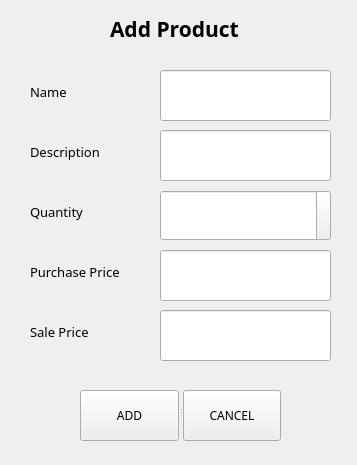
<?xml version="1.0" encoding="UTF-8"?>
<ui version="4.0">
 <class>ProductAddScreen</class>
 <widget class="QWidget" name="ProductAddScreen">
  <property name="geometry">
   <rect>
    <x>0</x>
    <y>0</y>
    <width>357</width>
    <height>465</height>
   </rect>
  </property>
  <property name="windowTitle">
   <string>Product Add</string>
  </property>
  <widget class="QLabel" name="label">
   <property name="geometry">
    <rect>
     <x>110</x>
     <y>10</y>
     <width>132</width>
     <height>37</height>
    </rect>
   </property>
   <property name="font">
    <font>
     <family>Poppins</family>
     <pointsize>16</pointsize>
     <weight>75</weight>
     <bold>true</bold>
    </font>
   </property>
   <property name="text">
    <string>Add Product</string>
   </property>
  </widget>
  <widget class="QLabel" name="label_2">
   <property name="geometry">
    <rect>
     <x>30</x>
     <y>80</y>
     <width>39</width>
     <height>23</height>
    </rect>
   </property>
   <property name="font">
    <font>
     <family>Poppins</family>
     <pointsize>10</pointsize>
    </font>
   </property>
   <property name="text">
    <string>Name</string>
   </property>
  </widget>
  <widget class="QLabel" name="label_3">
   <property name="geometry">
    <rect>
     <x>30</x>
     <y>140</y>
     <width>73</width>
     <height>23</height>
    </rect>
   </property>
   <property name="font">
    <font>
     <family>Poppins</family>
     <pointsize>10</pointsize>
    </font>
   </property>
   <property name="text">
    <string>Description</string>
   </property>
  </widget>
  <widget class="QLabel" name="label_4">
   <property name="geometry">
    <rect>
     <x>30</x>
     <y>200</y>
     <width>55</width>
     <height>23</height>
    </rect>
   </property>
   <property name="font">
    <font>
     <family>Poppins</family>
     <pointsize>10</pointsize>
    </font>
   </property>
   <property name="text">
    <string>Quantity</string>
   </property>
  </widget>
  <widget class="QLabel" name="label_5">
   <property name="geometry">
    <rect>
     <x>30</x>
     <y>260</y>
     <width>96</width>
     <height>23</height>
    </rect>
   </property>
   <property name="font">
    <font>
     <family>Poppins</family>
     <pointsize>10</pointsize>
    </font>
   </property>
   <property name="text">
    <string>Purchase Price</string>
   </property>
  </widget>
  <widget class="QLabel" name="label_6">
   <property name="geometry">
    <rect>
     <x>30</x>
     <y>320</y>
     <width>63</width>
     <height>23</height>
    </rect>
   </property>
   <property name="font">
    <font>
     <family>Poppins</family>
     <pointsize>10</pointsize>
    </font>
   </property>
   <property name="text">
    <string>Sale Price</string>
   </property>
  </widget>
  <widget class="QLineEdit" name="lineEdit">
   <property name="geometry">
    <rect>
     <x>160</x>
     <y>70</y>
     <width>171</width>
     <height>51</height>
    </rect>
   </property>
   <property name="font">
    <font>
     <family>Poppins</family>
     <pointsize>11</pointsize>
    </font>
   </property>
   <property name="cursor">
    <cursorShape>ArrowCursor</cursorShape>
   </property>
  </widget>
  <widget class="QLineEdit" name="lineEdit_2">
   <property name="geometry">
    <rect>
     <x>160</x>
     <y>130</y>
     <width>171</width>
     <height>51</height>
    </rect>
   </property>
   <property name="font">
    <font>
     <family>Poppins</family>
     <pointsize>11</pointsize>
    </font>
   </property>
   <property name="cursor">
    <cursorShape>ArrowCursor</cursorShape>
   </property>
  </widget>
  <widget class="QSpinBox" name="spinBox">
   <property name="geometry">
    <rect>
     <x>160</x>
     <y>190</y>
     <width>171</width>
     <height>51</height>
    </rect>
   </property>
   <property name="font">
    <font>
     <family>Poppins</family>
     <pointsize>11</pointsize>
    </font>
   </property>
   <property name="cursor">
    <cursorShape>ArrowCursor</cursorShape>
   </property>
   <property name="styleSheet">
    <string notr="true">color: white</string>
   </property>
  </widget>
  <widget class="QLineEdit" name="lineEdit_3">
   <property name="geometry">
    <rect>
     <x>160</x>
     <y>250</y>
     <width>171</width>
     <height>51</height>
    </rect>
   </property>
   <property name="font">
    <font>
     <family>Poppins</family>
     <pointsize>11</pointsize>
    </font>
   </property>
   <property name="cursor">
    <cursorShape>ArrowCursor</cursorShape>
   </property>
  </widget>
  <widget class="QLineEdit" name="lineEdit_4">
   <property name="geometry">
    <rect>
     <x>160</x>
     <y>310</y>
     <width>171</width>
     <height>51</height>
    </rect>
   </property>
   <property name="font">
    <font>
     <family>Poppins</family>
     <pointsize>11</pointsize>
    </font>
   </property>
   <property name="cursor">
    <cursorShape>ArrowCursor</cursorShape>
   </property>
  </widget>
  <widget class="QSplitter" name="splitter">
   <property name="geometry">
    <rect>
     <x>80</x>
     <y>390</y>
     <width>201</width>
     <height>51</height>
    </rect>
   </property>
   <property name="orientation">
    <enum>Qt::Horizontal</enum>
   </property>
   <widget class="QPushButton" name="pushButton">
    <property name="font">
     <font>
      <family>Poppins</family>
     </font>
    </property>
    <property name="cursor">
     <cursorShape>PointingHandCursor</cursorShape>
    </property>
    <property name="text">
     <string>ADD</string>
    </property>
   </widget>
   <widget class="QPushButton" name="cancelButton">
    <property name="font">
     <font>
      <family>Poppins</family>
     </font>
    </property>
    <property name="cursor">
     <cursorShape>PointingHandCursor</cursorShape>
    </property>
    <property name="text">
     <string>CANCEL</string>
    </property>
   </widget>
  </widget>
 </widget>
 <resources/>
 <connections/>
</ui>
